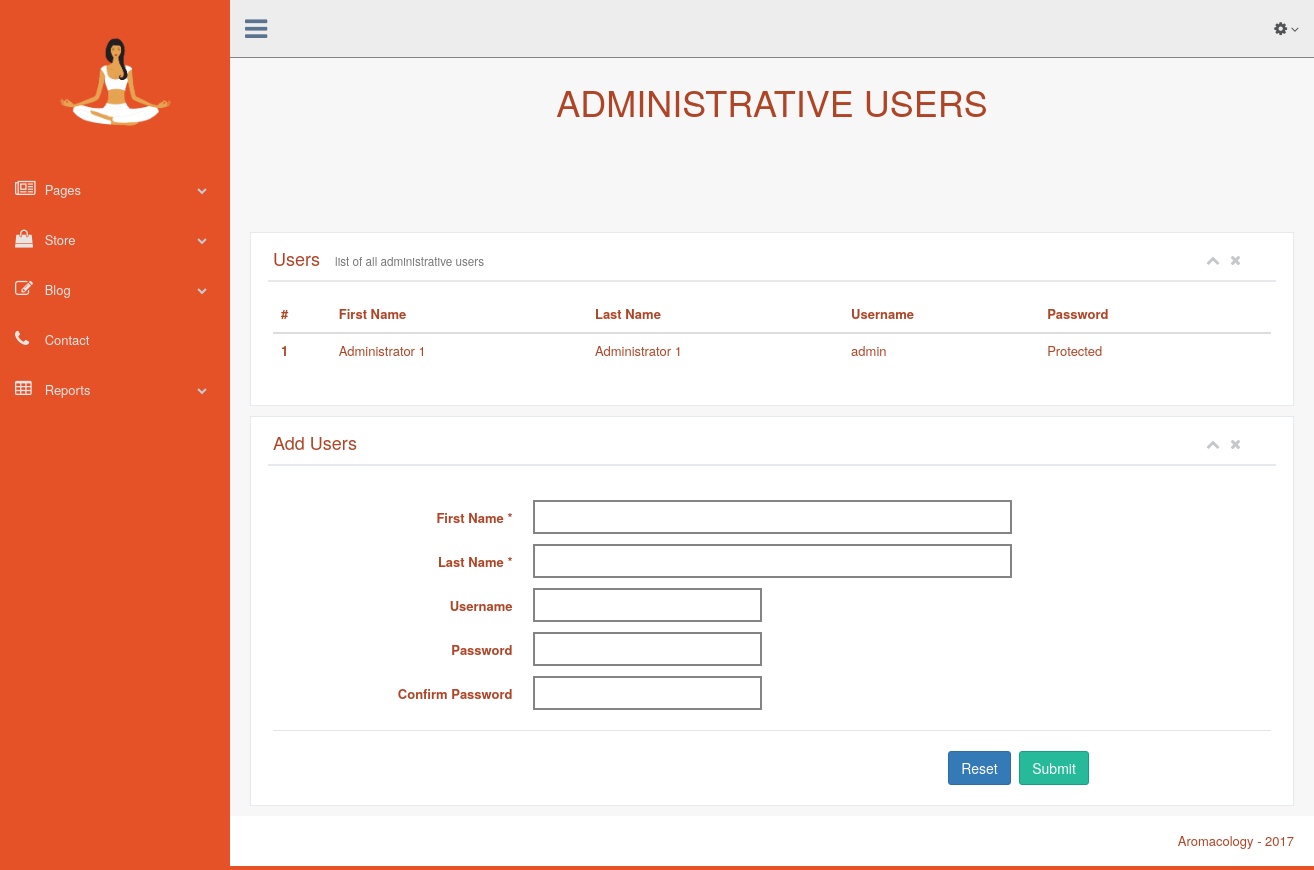
/admin/users.php, run on the app's committed database.
### tables this page shows
CREATE TABLE IF NOT EXISTS `users` (
  `user_id` int(11) NOT NULL AUTO_INCREMENT,
  `username` varchar(100) NOT NULL,
  `password` varchar(100) NOT NULL,
  `type` int(11) NOT NULL,
  PRIMARY KEY (`user_id`),
  KEY `user_id` (`user_id`)
);

CREATE TABLE IF NOT EXISTS `user_detail` (
  `user_detail_id` int(11) NOT NULL,
  `first_name` varchar(100) NOT NULL,
  `last_name` varchar(100) NOT NULL,
  `address` varchar(100) NOT NULL,
  `gender` int(11) NOT NULL,
  `birthday` timestamp NOT NULL DEFAULT CURRENT_TIMESTAMP ON UPDATE CURRENT_TIMESTAMP,
  `email` varchar(100) NOT NULL,
  `phone` int(11) NOT NULL
);

### admin/users.php (the view, shortened to what this page needs)
<!DOCTYPE html>
<html lang="en">
    <head>
        <link href="font-awesome/css/font-awesome.min.css" rel="stylesheet">
        <link href="css/bootstrap.min.css" rel="stylesheet">
        <link href="css/main.css" rel="stylesheet">
        <link href="css/custom.min.css" rel="stylesheet">
<?php
        require_once 'config.php';
        ?>
    </head>
    <body class="nav-md">
        <div class="container body">
            <div class="main_container">
                <div class="col-md-3 left_col">
                    <div class="left_col scroll-view">
                        <div class="navbar nav_title" style="border: 0; margin: 15% 0 20% 0;">
                            <a href="home.php" >  <img class="img-responsive" style="margin:0 auto; width:50%;" src="images/aromacology-transparent.png" alt="aromacology"> </a>
                        </div>
                        <br/>
                        <div id="sidebar-menu" class="main_menu_side hidden-print main_menu">
                            <div class="menu_section">
                                <ul class="nav side-menu">
                                    <li><a><i class="fa fa-newspaper-o"></i> Pages <span class="fa fa-chevron-down"></span></a>
                                    </li>
                                    <li><a><i class="fa fa-shopping-bag"></i> Store <span class="fa fa-chevron-down"></span></a>
                                    </li>
                                    <li><a><i class="fa fa-pencil-square-o"></i> Blog <span class="fa fa-chevron-down"></span></a>
                                    </li>
                                        <li><a href="contact.php"><i class="fa fa-phone"></i> Contact</a>
                                    <li><a><i class="fa fa-table"></i> Reports <span class="fa fa-chevron-down"></span></a>
                                    </li>
                                </ul>
                            </div>
                        </div>
                    </div>
                </div>
                <div class="top_nav">
                    <div class="nav_menu">
                        <nav>
                            <div class="nav toggle">
                                <a id="menu_toggle"><i class="fa fa-bars"></i></a>
                            </div>
                            <ul class="nav navbar-nav navbar-right">
                                <li class="">
                                    <a href="javascript:;" class="user-profile dropdown-toggle" data-toggle="dropdown" aria-expanded="false">
                                        <i class="fa fa-gear"></i>
                                        <span class=" fa fa-angle-down"></span>
                                    </a>
                                </li>
                            </ul>
                        </nav>
                    </div>
                </div>
                <div class="right_col" role="main">
                    <div class="page-title text-center ">
                        <h1>Administrative Users</h1>
                    </div>
                    <div class="row">
                          <div class="col-md-12 col-sm-12 col-xs-12">
                            <div class="x_panel">
                                <div class="x_title">
                                    <h2>Users <small>list of all administrative users</small></h2>
                                    <ul class="nav navbar-right panel_toolbox">
                                        <li><a class="collapse-link"><i class="fa fa-chevron-up"></i></a>
                                        </li>
                                        <li><a class="close-link"><i class="fa fa-close"></i></a>
                                        </li>
                                    </ul>
                                    <div class="clearfix"></div>
                                </div>
                                <div class="x_content">
                                    <table class="table">
                                        <thead>
                                            <tr>
                                                <th>#</th>
                                                <th>First Name</th>
                                                <th>Last Name</th>
                                                <th>Username</th>
                                                <th>Password</th>
                                                <th></th>
                                            </tr>
                                        </thead>
                                        <tbody>
                                            <?php
                                            $count = 0;
                                            $q = "select users.username,user_detail.first_name,user_detail.last_name from users left join user_detail on users.user_id = user_detail.user_detail_id where users.type=0";
                                            if ($result = $mysql->query($q)) {
                                                while ($row = $result->fetch_assoc()) {
                                                    $count++;
                                                    $user = $row['username'];
                                                    $fname = $row['first_name'];
                                                    $lname = $row['last_name'];
                                            ?>
                                            <tr>
                                                <th scope="row"><?php echo $count ?></th>
                                                <td><?php echo $fname ?></td>
                                                <td><?php echo $lname ?></td>
                                                <td><?php echo $user ?></td>
                                                <td>Protected</td>
                                                <td></td>
                                            </tr>
                                            <?php
                                                }
                                            }
                                            ?>
                                        </tbody>
                                    </table>
                                </div>
                            </div>
                        </div>
                    </div>
                    <div class="row">
                        <div class="col-md-12 col-sm-12 col-xs-12">
                            <div class="x_panel">
                                <div class="x_title">
                                    <h2>Add Users</h2>
                                    <ul class="nav navbar-right panel_toolbox">
                                        <li><a class="collapse-link"><i class="fa fa-chevron-up"></i></a>
                                        </li>
                                        <li><a class="close-link"><i class="fa fa-close"></i></a>
                                        </li>
                                    </ul>
                                    <div class="clearfix"></div>
                                </div>
                                <div class="x_content">
                                    <br />
                                    <form  data-parsley-validate class="form-horizontal form-label-left" method="POST" action="add-users.php" >
                                        <div class="form-group">
                                            <label class="control-label col-md-3 col-sm-3 col-xs-12" for="first-name">First Name <span class="required">*</span>
                                            </label>
                                            <div class="col-md-6 col-sm-6 col-xs-12">
                                                <input type="text" id="first-name"  name="fname" required="required" class="form-control col-md-7 col-xs-12">
                                            </div>
                                        </div>
                                        <div class="form-group">
                                            <label class="control-label col-md-3 col-sm-3 col-xs-12" for="last-name">Last Name <span class="required">*</span>
                                            </label>
                                            <div class="col-md-6 col-sm-6 col-xs-12">
                                                <input type="text" id="last-name" name="lname" required="required" class="form-control col-md-7 col-xs-12">
                                            </div>
                                        </div>
                                        <div class="form-group">
                                            <label for="username" class="control-label col-md-3 col-sm-3 col-xs-12">Username</label>
                                            <div class="col-md-3 col-sm-3 col-xs-6">
                                                <input id="username" class="form-control col-md-7 col-xs-12" type="text" name="user">
                                            </div>
                                        </div>
                                         <div class="form-group">
                                            <label for="passowrd" class="control-label col-md-3 col-sm-3 col-xs-12">Password</label>
                                            <div class="col-md-3 col-sm-3 col-xs-6">
                                                <input id="password" class="form-control col-md-7 col-xs-12" type="password" name="pass">
                                            </div>
                                        </div>
                                         <div class="form-group">
                                            <label for="confirm" class="control-label col-md-3 col-sm-3 col-xs-12">Confirm Password</label>
                                            <div class="col-md-3 col-sm-3 col-xs-6">
                                                <input id="password" class="form-control col-md-7 col-xs-12" type="password" name="">
                                            </div>
                                        </div>
                                        <div class="ln_solid"></div>
                                        <div class="form-group">
                                            <div class="col-md-6 col-sm-6 col-xs-12 col-md-offset-8">
                                                <button class="btn btn-primary" type="reset">Reset</button>
                                                <button type="submit" class="btn btn-success">Submit</button>
                                            </div>
                                        </div>
                                    </form>
                                </div>
                            </div>
                        </div>
                    </div>
                </div>
                <footer>
                    <div class="pull-right">
                        Aromacology - 2017
                    </div>
                    <div class="clearfix"></div>
                </footer>
            </div>
        </div>
    </body>
</html>

### admin/css/main.css (style rules this page uses)
.form-control, .input-group-addon { outline: 0; border-width: 2px; border-color: #848484; border-radius: 0; background: none; color:#e55227; -webkit-box-shadow: none !important; -moz-box-shadow: none !important; box-shadow: none !important; }
.page-title { margin: 5% 0 10% 0; text-transform: uppercase !important; }

### data on the page
users: user_detail.first_name "Administrator 1", user_detail.last_name "Administrator 1", username "admin"
